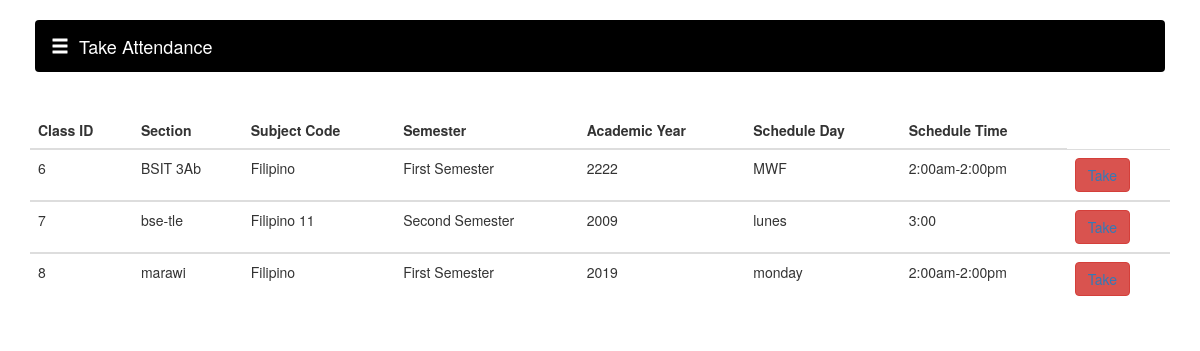
Before: /picture/takeview.php with the older database file.
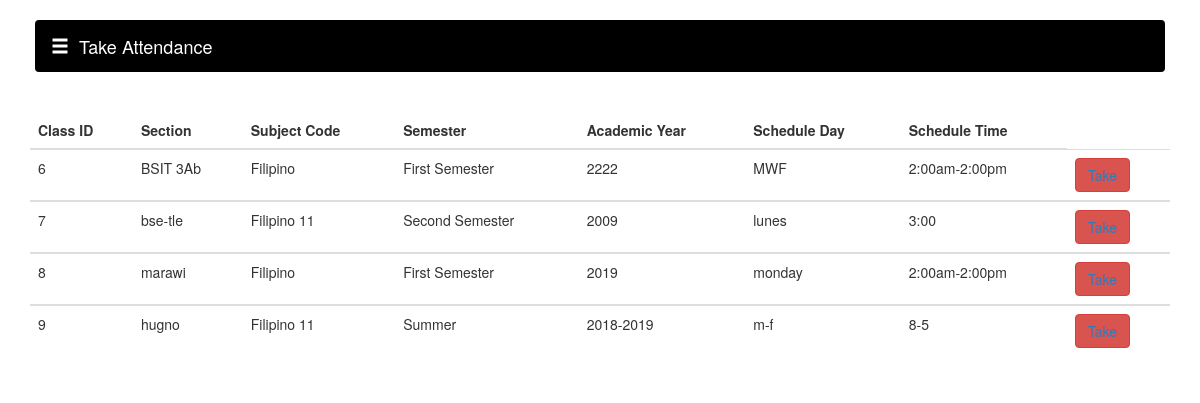
After: the same page with the newer database file.
### tables this page shows
CREATE TABLE `class` (
  `Class_ID` int(11) NOT NULL,
  `Section` varchar(20) DEFAULT NULL,
  `Subject_Code` varchar(20) DEFAULT NULL,
  `Semester` varchar(20) DEFAULT NULL,
  `Academic_Year` char(9) DEFAULT NULL,
  `Schedule_Day` varchar(20) DEFAULT NULL,
  `Schedule_Time` varchar(20) DEFAULT NULL
);

### picture/takeview.php (the view, shortened to what this page needs)
<?php
	if(isset($_POST['btn_search']))
	{
    $search = $_POST['search'];
		$query = "SELECT * FROM `class` WHERE CONCAT(`Class_ID`, `Section`, `Subject_Code`, `Semester`, `Academic_Year`, `Schedule_Day`, `Schedule_Time`,) LIKE '%".$search."%'";
		$search_result = filterTable($query);
	}
	else {
		$query = "SELECT * FROM `class`";
		$search_result = filterTable($query);
	}
	function filterTable($query)
	{
		$connect = mysqli_connect("localhost", "root", "", "attendance");
		$filter_Result = mysqli_query($connect, $query);
		return $filter_Result;
	}
?>
<!DOCTYPE html>
<html>
<head>
	<link href="bootstrap-3.3.7/css/bootstrap.min.css" rel="stylesheet">
    <link href="css/attendance.css" rel="stylesheet">
</head>
<body>
    <div id="wrapper">
        <div id="page-content-wrapper">
            <div class="container-fluid">
				<nav class="navbar navbar-green">
					<div class="container-fluid">
					<div class="navbar-header">
							<a class="navbar-brand" onclick="openNav()"><span  class="glyphicon glyphicon-menu-hamburger"></span>&nbsp;&nbsp;Take Attendance</a>
					</div>
					</div>
				</nav>
			</div>
        </div>
    </div>
	<div class ="container">
	<table class="table">
  <thead>
    <tr>
	  <th>Class ID</th>
      <th>Section</th>
	  <th>Subject Code</th>
	  <th>Semester</th>
	  <th>Academic Year</th>
	  <th>Schedule Day</th>
      <th>Schedule Time</th>
    </tr>
  </thead>
  <?php while($row = mysqli_fetch_array($search_result)):?>
  <tbody>
    <tr>
		<td><?php echo $row['Class_ID'];?></td>
		<td><?php echo $row['Section'];?></td>
		<td><?php echo $row['Subject_Code'];?></td>
		<td><?php echo $row['Semester'];?></td>
		<td><?php echo $row['Academic_Year'];?></td>
		<td><?php echo $row['Schedule_Day'];?></td>
		<td><?php echo $row['Schedule_Time'];?></td>
	 <td><div class="dropdown">
 <a href ="takeatt.php?class=<?php echo $row['Class_ID'];?>"><button type="button" class="btn btn-danger">Take</a></button>
</div>
</td>
</tr>
  </tbody>
  <?php endwhile;?>
</div>
</body>
</html>

Changed rows visible on the page:
added class: Class_ID "9", Section "hugno", Subject_Code "Filipino 11", Semester "Summer", Academic_Year "2018-2019", Schedule_Day "m-f", Schedule_Time "8-5"
